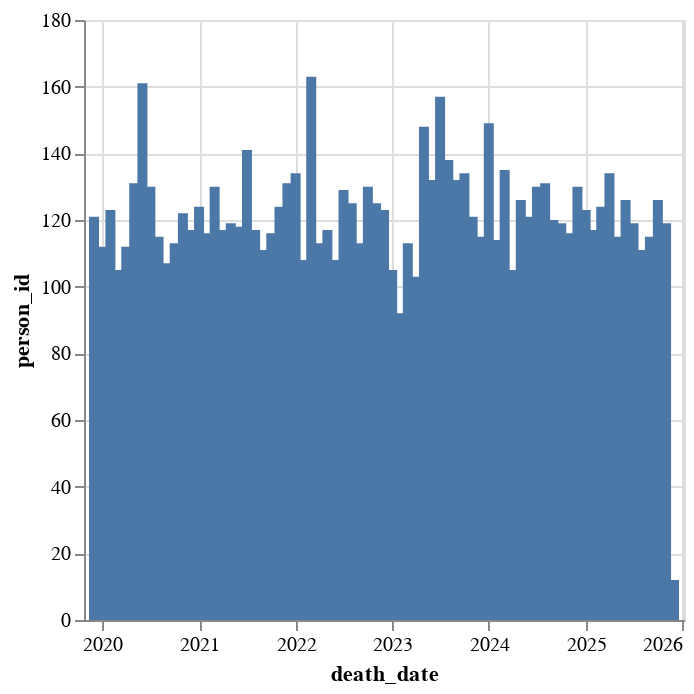

This figure's notebook cell:
### Markdown cell above
### 2.1.2 Death dates

### Code cell
#Traçage de la distribution
df_person['death_date'] = df_person['death_datetime'].dt.strftime('%Y-%m')
death_dates_summary = df_person.groupby("death_date", as_index=False).person_id.count()
alt.Chart(death_dates_summary).mark_bar().encode(
    x='death_date:T',
    y='person_id:Q'
)

### Figure 1 — Vega-Lite specification as saved in the notebook (floating-point values rounded to 4 significant figures)
{"config": {"view": {"continuousWidth": 300, "continuousHeight": 300}}, "data": {"name": "data-20768f34a07c673342680e120d6176ee"}, "mark": {"type": "bar"}, "encoding": {"x": {"field": "death_date", "type": "temporal"}, "y": {"field": "person_id", "type": "quantitative"}}, "$schema": "https://vega.github.io/schema/vega-lite/v5.8.0.json", "datasets": {"data-20768f34a07c673342680e120d6176ee": [{"death_date": "2019-12", "person_id": 121}, {"death_date": "2020-01", "person_id": 112}, {"death_date": "2020-02", "person_id": 123}, {"death_date": "2020-03", "person_id": 105}, {"death_date": "2020-04", "person_id": 112}, {"death_date": "2020-05", "person_id": 131}, {"death_date": "2020-06", "person_id": 161}, {"death_date": "2020-07", "person_id": 130}, {"death_date": "2020-08", "person_id": 115}, {"death_date": "2020-09", "person_id": 107}, {"death_date": "2020-10", "person_id": 113}, {"death_date": "2020-11", "person_id": 122}, {"death_date": "2020-12", "person_id": 117}, {"death_date": "2021-01", "person_id": 124}, {"death_date": "2021-02", "person_id": 116}, {"death_date": "2021-03", "person_id": 130}, {"death_date": "2021-04", "person_id": 117}, {"death_date": "2021-05", "person_id": 119}, {"death_date": "2021-06", "person_id": 118}, {"death_date": "2021-07", "person_id": 141}, {"death_date": "2021-08", "person_id": 117}, {"death_date": "2021-09", "person_id": 111}, {"death_date": "2021-10", "person_id": 116}, {"death_date": "2021-11", "person_id": 124}, {"death_date": "2021-12", "person_id": 131}, {"death_date": "2022-01", "person_id": 134}, {"death_date": "2022-02", "person_id": 108}, {"death_date": "2022-03", "person_id": 163}, {"death_date": "2022-04", "person_id": 113}, {"death_date": "2022-05", "person_id": 117}, {"death_date": "2022-06", "person_id": 108}, {"death_date": "2022-07", "person_id": 129}, {"death_date": "2022-08", "person_id": 125}, {"death_date": "2022-09", "person_id": 113}, {"death_date": "2022-10", "person_id": 130}, {"death_date": "2022-11", "person_id": 125}, {"death_date": "2022-12", "person_id": 123}, {"death_date": "2023-01", "person_id": 105}, {"death_date": "2023-02", "person_id": 92}, {"death_date": "2023-03", "person_id": 113}, {"death_date": "2023-04", "person_id": 103}, {"death_date": "2023-05", "person_id": 148}, {"death_date": "2023-06", "person_id": 132}, {"death_date": "2023-07", "person_id": 157}, {"death_date": "2023-08", "person_id": 138}, {"death_date": "2023-09", "person_id": 132}, {"death_date": "2023-10", "person_id": 134}, {"death_date": "2023-11", "person_id": 121}, {"death_date": "2023-12", "person_id": 115}, {"death_date": "2024-01", "person_id": 149}, {"death_date": "2024-02", "person_id": 114}, {"death_date": "2024-03", "person_id": 135}, {"death_date": "2024-04", "person_id": 105}, {"death_date": "2024-05", "person_id": 126}, {"death_date": "2024-06", "person_id": 121}, {"death_date": "2024-07", "person_id": 130}, {"death_date": "2024-08", "person_id": 131}, {"death_date": "2024-09", "person_id": 120}, {"death_date": "2024-10", "person_id": 119}, {"death_date": "2024-11", "person_id": 116}, {"death_date": "2024-12", "person_id": 130}, {"death_date": "2025-01", "person_id": 123}, {"death_date": "2025-02", "person_id": 117}, {"death_date": "2025-03", "person_id": 124}, {"death_date": "2025-04", "person_id": 134}, {"death_date": "2025-05", "person_id": 115}, {"death_date": "2025-06", "person_id": 126}, {"death_date": "2025-07", "person_id": 119}, {"death_date": "2025-08", "person_id": 111}, {"death_date": "2025-09", "person_id": 115}, {"death_date": "2025-10", "person_id": 126}, {"death_date": "2025-11", "person_id": 119}, {"death_date": "2025-12", "person_id": 12}]}}
